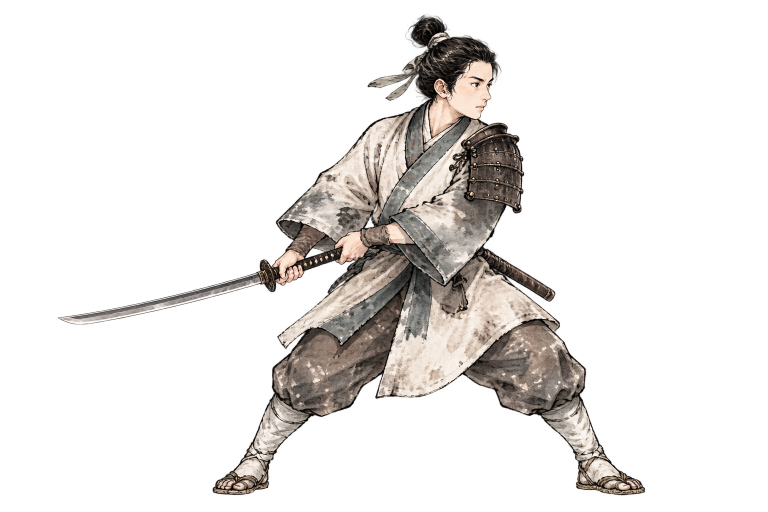
#> input picture Artifacts/GraphicsRemediation/SkillAnimation/SeojinBasic3HitCombo/selected/C3-like-native-rgba-revision-04/raw-native-1536x1024/frame-00.png, 1536 x 1024 px (shown at 1/2 size); its folder holds only this picture in this run
$ python build_review.py
#> lines starting #> are read from the running program, lines starting #| are printed output that depends on the picture
from __future__ import annotations
import hashlib, json, shutil
from pathlib import Path
from PIL import Image

ROOT=Path(__file__).parent
SOURCES='''
/Users/pvenus/.codex/generated_images/01a0421a-c5ea-7623-88db-2ac71c27bd93/exec-9f28c27d-f40d-4b0b-b168-a1bb864156a8.png
/Users/pvenus/.codex/generated_images/01a0421a-c5ea-7623-88db-2ac71c27bd93/exec-0e1facc4-876a-40ca-a4f1-6e4c00ca2c77.png
/Users/pvenus/.codex/generated_images/01a0421a-c5ea-7623-88db-2ac71c27bd93/exec-b4064f1b-cef5-4df8-a65e-d71135b45fa1.png
/Users/pvenus/.codex/generated_images/01a0421a-c5ea-7623-88db-2ac71c27bd93/exec-c8d47eaa-f994-4986-ad55-2c01fab4982e.png
/Users/pvenus/.codex/generated_images/01a0421a-c5ea-7623-88db-2ac71c27bd93/exec-5d755873-579d-41aa-b8d4-af5e094b5fd9.png
/Users/pvenus/.codex/generated_images/01a0421a-c5ea-7623-88db-2ac71c27bd93/exec-cd0b5402-64a0-47bb-afbb-480f38579282.png
/Users/pvenus/.codex/generated_images/01a0421a-c5ea-7623-88db-2ac71c27bd93/exec-e7ec42d2-af9f-442a-abda-8030501c51bf.png
/Users/pvenus/.codex/generated_images/01a0421a-c5ea-7623-88db-2ac71c27bd93/exec-5acca078-8801-404b-b76d-ce498dfd21e6.png
/Users/pvenus/.codex/generated_images/01a0421a-c5ea-7623-88db-2ac71c27bd93/exec-f271bd6f-98d5-43d3-9320-85c68c295b3c.png
/Users/pvenus/.codex/generated_images/01a0421a-c5ea-7623-88db-2ac71c27bd93/exec-1f1de9dc-ad20-416a-a24e-0cd9f3d21366.png
/Users/pvenus/.codex/generated_images/01a0421a-c5ea-7623-88db-2ac71c27bd93/exec-af677b19-3f75-4bc0-8338-647baaef4c2a.png
/Users/pvenus/.codex/generated_images/01a0421a-c5ea-7623-88db-2ac71c27bd93/exec-55443b1c-3ee5-44ac-b07b-25ecb8a3cf8a.png
/Users/pvenus/.codex/generated_images/01a0421a-c5ea-7623-88db-2ac71c27bd93/exec-d257f151-8f5b-455e-a194-0bf6a45d1943.png
/Users/pvenus/.codex/generated_images/01a0421a-c5ea-7623-88db-2ac71c27bd93/exec-5ae85507-1d92-4679-a187-a4f04e48e0a1.png
/Users/pvenus/.codex/generated_images/01a0421a-c5ea-7623-88db-2ac71c27bd93/exec-90c9e620-07e2-4d86-9365-1678a436543e.png
/Users/pvenus/.codex/generated_images/01a0421a-c5ea-7623-88db-2ac71c27bd93/exec-17fc0656-2bf0-49cc-9ec7-e8e2b3bd9d1e.png
/Users/pvenus/.codex/generated_images/01a0421a-c5ea-7623-88db-2ac71c27bd93/exec-6ffd7175-dfca-452a-9de6-f38497faeb00.png
/Users/pvenus/.codex/generated_images/01a0421a-c5ea-7623-88db-2ac71c27bd93/exec-86322fdd-17a9-4867-a8ef-8f68c9c6829b.png
'''.strip().splitlines()
DELAYS=[80,80,80,80,120,80,80,80,80,80,120,80,80,80,80,80,120,320]
def sha(p): return hashlib.sha256(Path(p).read_bytes()).hexdigest()
raw=ROOT/'raw-native-1536x1024'; out=ROOT/'frames-768x512'; raw.mkdir(parents=True,exist_ok=True); out.mkdir(parents=True,exist_ok=True)
frames=[]; records=[]
for i,s in enumerate(SOURCES):
 p=Path(s); rp=raw/f'frame-{i:02d}.png'; shutil.copyfile(p,rp); im=Image.open(rp)
#> further down, im is the input picture: PIL image 1536x1024 RGBA; mean R, G, B, A 52.6, 48.5, 45.2, 51.9
 if im.mode!='RGBA' or im.size!=(1536,1024) or im.getchannel('A').getextrema()[0]!=0: raise RuntimeError((i,im.mode,im.size))
 q=im.resize((768,512),Image.Resampling.LANCZOS); op=out/f'frame-{i:02d}.png'; q.save(op); frames.append(q)
#> after `q = im.resize((768, 512), Image.Resampling.LANCZOS)`:
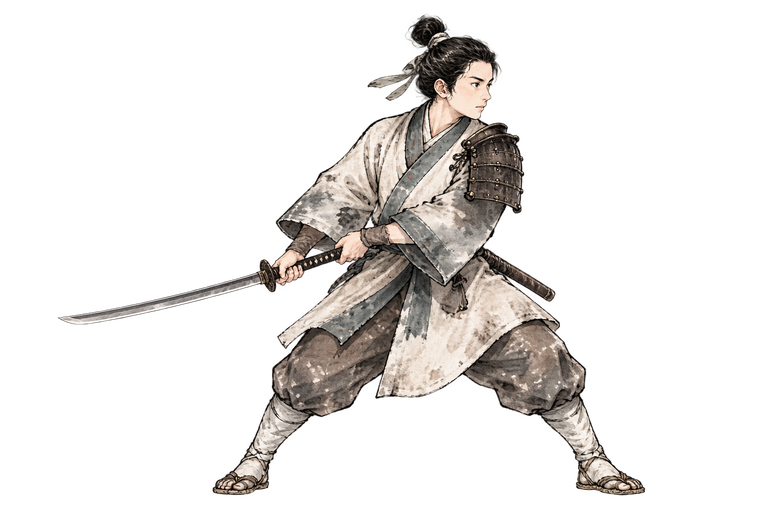
#> q: PIL image 768x512 RGBA; mean R, G, B, A 31.3, 28.8, 26.8, 51.9; transparent parts drawn white
 a=q.getchannel('A'); records.append({'frame':i,'source':s,'source_sha256':sha(p),'output_sha256':sha(op),'alpha_extrema':list(a.getextrema()),'alpha_bbox':list(a.getbbox() or (0,0,0,0))})
#> after `a = q.getchannel('A')`:
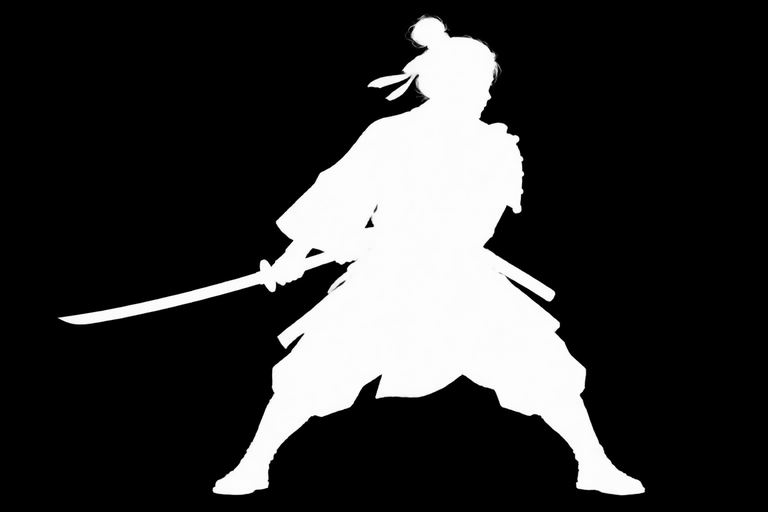
#> a: PIL image 768x512 L; min 0, max 255, mean 51.9
#> (the run stopped early here; a loop or call above may not have finished)
